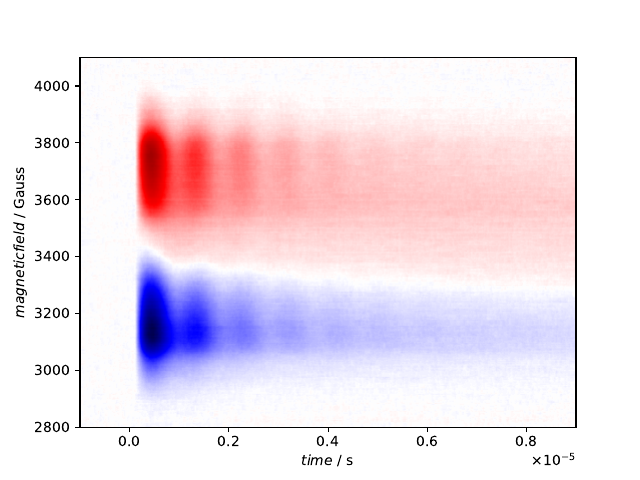

Reproduce this figure in Python.
"""
Plotter.

To analyze a trepr spectrum it's helpful to plot the dataset either in a
2D or a 1D plot.

This module creates either a 2D or 1D plot of a given dataset.
"""

import matplotlib.pyplot as plt

import aspecd
from trepr import coloring
from trepr import io
from trepr import processing
from trepr import saver


class Plotter2D(aspecd.plotting.Plotter):
    """Create a 2D plot of a given dataset.

    Parameters
    ----------
    dataset_ : :obj:`trepr.dataset.Dataset`
        Object of the class Dataset.

    Attributes
    ----------
    style : str
        Defines whether the plot is done in xkcd style or not.

    dataset : :obj:`trepr.dataset.Dataset`
        Object of the class Dataset.

    description : str
        Describes the aim of the class.

    """

    def __init__(self, dataset_=None):
        super().__init__()
        # public properties
        self.style = ''
        self.dataset = dataset_
        self.description = '2D plot as scaled image.'
        # protected properties
        self._extent = list()

    @staticmethod
    def _create_axis_label(axis):
        """Create the axes labels out of the axis quantity and unit."""
        axis_label = '$' + axis.quantity + '$' + ' / ' + axis.unit
        return axis_label

    def _create_plot(self):
        """Plot the given dataset with axes labels and a normed colormap."""
        self._get_extent()
        if self.style == 'xkcd':
            plt.xkcd()
        axes = plt.subplot()
        data = self.dataset.data.data
        norm = coloring.Coloring(dataset_=self.dataset).norm
        axes.imshow(data, norm=norm, interpolation='bilinear', cmap='seismic',
                    origin='lower', extent=self._extent, aspect='auto')
        plt.ticklabel_format(style='sci', axis='x', scilimits=(0, 0),
                             useMathText=True)
        plt.xlabel(self._create_axis_label(self.dataset.data.axes[0]))
        plt.ylabel(self._create_axis_label(self.dataset.data.axes[1]))

    def _get_extent(self):
        """Define the start and end values of the axes."""
        x_axis_start = self.dataset.data.axes[0].values[0]
        x_axis_end = self.dataset.data.axes[0].values[-1]
        y_axis_start = self.dataset.data.axes[1].values[0]
        y_axis_end = self.dataset.data.axes[1].values[-1]
        self._extent = [x_axis_start, x_axis_end, y_axis_start, y_axis_end]


class Plotter1D(aspecd.plotting.Plotter):
    """Create a 1D plot of a given dataset.

    Parameters
    ----------
    dataset_ : object
        Object of the class Dataset.

    Attributes
    ----------
    style : str
        Defines whether the plot is done in xkcd style or not.

    dataset : object
        Object of the class Dataset.

    description : str
        Describes the aim of the class.

    """

    def __init__(self, dataset_=None):
        super().__init__()
        # public properties
        self.dataset = dataset_
        self.style = ''
        self.description = '1D line plot.'

    @staticmethod
    def _create_axis_label(axis):
        """Create the axes labels out of the axis quantity and unit."""
        axis_label = '$' + axis.quantity + '$' + ' / ' + axis.unit
        return axis_label

    def _create_plot(self):
        """Plot the given dataset with axes labels and a zero line."""
        if self.style == 'xkcd':
            plt.xkcd()
        data = self.dataset.data.data
        plt.subplots()
        plt.xlabel(self._create_axis_label(self.dataset.data.axes[0]))
        plt.ylabel(self._create_axis_label(self.dataset.data.axes[1]))
        plt.axhline(y=0, color='#999999')
        plt.plot(self.dataset.data.axes[0].values, data)
        axes = plt.gca()
        axes.set_xlim([self.dataset.data.axes[0].values[0],
                       self.dataset.data.axes[0].values[-1]])


if __name__ == '__main__':
    PATH = '../../Daten/messung17/'
    importer = io.Importer(source=PATH)
    dataset = aspecd.dataset.Dataset()
    dataset.import_from(importer)

    obj = processing.PretriggerOffsetCompensation()
    process1 = dataset.process(obj)
    saver_obj1 = saver.Saver(PATH + 'fig1.pdf')
    plotter_obj1 = Plotter2D()
    plot1 = dataset.plot(plotter_obj1)
    plot1.save(saver_obj1)

    averaging_obj = processing.Averaging(dimension=0,
                                        avg_range=[4.8e-07, 5.2e-07],
                                        unit='axis')
    process = dataset.process(averaging_obj)
    saver_obj = saver.Saver(PATH + 'fig2.pdf')
    plotter_obj = Plotter1D()
    dataset.plot(plotter_obj).save(saver_obj)
